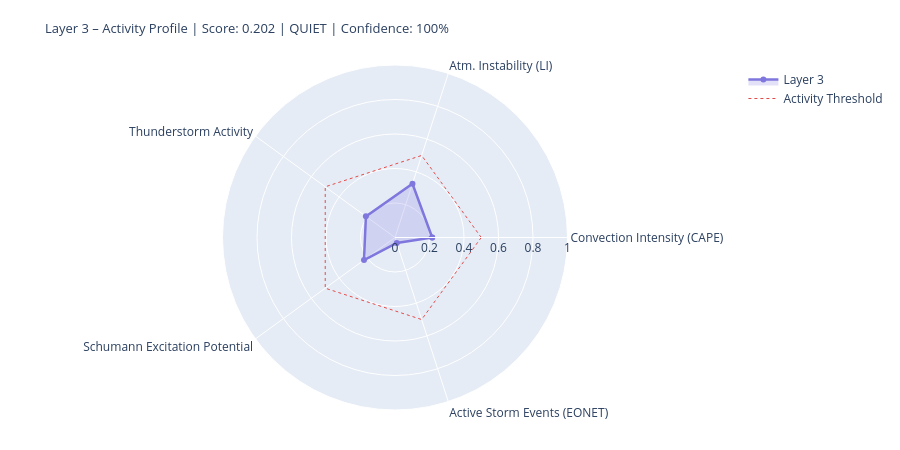

The code cell stored with this chart in its notebook:
### Markdown cell above
---
## 4. State Assessment & Handoff to Layer 4/5

### Code cell
# ============================================================
# LAYER-3-SCORE
# Five dynamic components
# ============================================================

def norm(v, lo, hi):
    if v is None or (isinstance(v, float) and math.isnan(v)): return None
    return round(max(0.0, min(1.0, (v - lo) / (hi - lo))), 4)

# --- 1) Convection intensity (global CAPE mean) ---
cape_mean = df_atm['cape'].dropna().mean() if not df_atm.empty else None
conv_score = norm(cape_mean, 0, 3000)
conv_src   = 'primary' if cape_mean is not None else 'missing'

# --- 2) Atmospheric instability (LI mean) ---
li_mean   = df_atm['li'].dropna().mean() if not df_atm.empty else None
# Negative LI = unstable → higher score
instab_score = norm(-li_mean if li_mean is not None else None, -6, 6)
instab_src   = 'primary' if li_mean is not None else 'missing'

# --- 3) Thunderstorm activity (mean thunder score + WMO count) ---
thunder_mean = df_atm['thunder_score'].mean() if not df_atm.empty else None
n_thunder    = int(df_atm['thunderstorm'].sum()) if not df_atm.empty else 0
thunder_score_val = norm(
    (thunder_mean or 0) * 0.7 + n_thunder * 0.1, 0, 1.0
) if thunder_mean is not None else None
thunder_src = 'primary'

# --- 4) Schumann excitation potential (weighted Schumann contribution) ---
schumann_pot = df_atm['schumann_contribution'].mean() if not df_atm.empty else None
# Boosted by Layer-2 thunderstorm trigger
if schumann_pot is not None and l2_thunder:
    schumann_pot = min(1.0, schumann_pot * 1.2)
schumann_score = norm(schumann_pot, 0, 1.0) if schumann_pot is not None else None
schumann_src   = 'derived'

# --- 5) Storm activity (NASA EONET) ---
# Distinction: None = data not loaded, 0.0 = loaded but no events
storm_score = None
storm_src   = 'missing'
if raw.get('storms') is not None:          # API reached successfully
    storm_score = norm(len(storm_events), 0, 30) if storm_events else 0.0
    storm_src   = 'primary'

# X-Ray and Kp: context only, not in dynamic score
# (X-Ray = Layer-0/4 driver; Kp = geomagnetic index, not a lightning proxy)
xray_context = None
if raw.get('xray'):
    df_xc = pd.DataFrame(raw['xray'])
    fc = next((c for c in df_xc.columns
               if any(k in c.lower() for k in ['flux','long']) and 'time' not in c.lower()),
              df_xc.columns[1])
    df_xc[fc] = pd.to_numeric(df_xc[fc], errors='coerce')
    xray_last = df_xc[fc].dropna().iloc[-1] if not df_xc[fc].dropna().empty else None
    if xray_last:
        xray_class = ('X' if xray_last>=1e-4 else 'M' if xray_last>=1e-5
                      else 'C' if xray_last>=1e-6 else 'B')
        xray_context = {'flux': float(xray_last), 'class': xray_class}
        print(f'X-Ray context: {xray_class}-class ({xray_last:.2e} W/m²)')

# --- Aggregate ---
COMPONENTS = {
    'Convection Intensity (CAPE)':  {'score': conv_score,       'source': conv_src,    'dynamic': True},
    'Atm. Instability (LI)':         {'score': instab_score,     'source': instab_src,  'dynamic': True},
    'Thunderstorm Activity':              {'score': thunder_score_val, 'source': thunder_src, 'dynamic': True},
    'Schumann Excitation Potential':   {'score': schumann_score,   'source': schumann_src,'dynamic': True},
    'Active Storm Events (EONET)': {'score': storm_score,      'source': storm_src,   'dynamic': True},
}

available   = {k: v['score'] for k, v in COMPONENTS.items() if v['score'] is not None}
unavailable = [k for k, v in COMPONENTS.items() if v['score'] is None]
layer3_score = round(sum(available.values()) / len(available), 4) if available else None
confidence   = round(len(available) / len(COMPONENTS), 2)
level = ('unknown' if layer3_score is None
         else 'quiet'   if layer3_score < 0.3
         else 'moderate' if layer3_score < 0.6
         else 'active')
dominant_l3 = max(available, key=available.get) if available else 'none'

# --- Ausgabe ---
W = 68
print('=' * W)
print('LAYER 3 – ATMOSPHERE / WEATHER / THUNDERSTORMS – STATE ASSESSMENT')
print('=' * W)
for name, comp in COMPONENTS.items():
    s = comp['score']
    if s is not None:
        bar = '█' * int(s * 20) + '░' * (20 - int(s * 20))
        print(f'  {name:<36} {bar}  {s:.3f}  [{comp["source"]}]')
    else:
        print(f'  {name:<36} {"─" * 20}  n/a   [missing]')
print('-' * W)
print(f'  Score:        {layer3_score:.3f}  ({len(available)}/{len(COMPONENTS)} components)')
print(f'  Confidence:   {confidence:.0%}')
print(f'  Level:        {level.upper()}')
print(f'  Dominant:     {dominant_l3}')
print(f'  CAPE mean:    {cape_mean:.0f} J/kg' if cape_mean else '  CAPE mean:    n/a')
print(f'  LI mean:      {li_mean:.1f} K' if li_mean is not None else '  LI mean:      n/a')
print(f'  Thunderstorms:{n_thunder} points (WMO)  +  {len(storm_events)} NASA EONET')
print('=' * W)

# Radar
cats   = list(available.keys())
vals_r = list(available.values())
if len(cats) >= 3:
    fig = go.Figure()
    fig.add_trace(go.Scatterpolar(
        r=vals_r + [vals_r[0]], theta=cats + [cats[0]],
        fill='toself', fillcolor='rgba(127,119,221,0.22)',
        line=dict(color='#7F77DD', width=2.5), name='Layer 3'
    ))
    fig.add_trace(go.Scatterpolar(
        r=[0.5] * (len(cats)+1), theta=cats + [cats[0]],
        line=dict(color='#E24B4A', dash='dot', width=1),
        mode='lines', name='Activity Threshold'
    ))
    fig.update_layout(
        title=dict(
            text=f'Layer 3 – Activity Profile | Score: {layer3_score:.3f} | {level.upper()} | Confidence: {confidence:.0%}',
            font=dict(size=13)
        ),
        polar=dict(radialaxis=dict(visible=True, range=[0, 1])),
        height=450, showlegend=True,
        margin=dict(l=60, r=60, t=65, b=40)
    )
    fig.show()

### Figure 1 — Plotly figure (JSON) as saved in the notebook; plotly's stock layout.template omitted (floating-point values rounded to 4 significant figures)
{"data": [{"fill": "toself", "fillcolor": "rgba(127,119,221,0.22)", "line": {"color": "#7F77DD", "width": 2.5}, "name": "Layer 3", "r": [0.2156, 0.3278, 0.2085, 0.2222, 0.0333, 0.2156], "theta": ["Convection Intensity (CAPE)", "Atm. Instability (LI)", "Thunderstorm Activity", "Schumann Excitation Potential", "Active Storm Events (EONET)", "Convection Intensity (CAPE)"], "type": "scatterpolar"}, {"line": {"color": "#E24B4A", "dash": "dot", "width": 1}, "mode": "lines", "name": "Activity Threshold", "r": [0.5, 0.5, 0.5, 0.5, 0.5, 0.5], "theta": ["Convection Intensity (CAPE)", "Atm. Instability (LI)", "Thunderstorm Activity", "Schumann Excitation Potential", "Active Storm Events (EONET)", "Convection Intensity (CAPE)"], "type": "scatterpolar"}], "layout": {"height": 450, "margin": {"b": 40, "l": 60, "r": 60, "t": 65}, "polar": {"radialaxis": {"range": [0, 1], "visible": true}}, "showlegend": true, "title": {"font": {"size": 13}, "text": "Layer 3 – Activity Profile | Score: 0.202 | QUIET | Confidence: 100%"}}}
